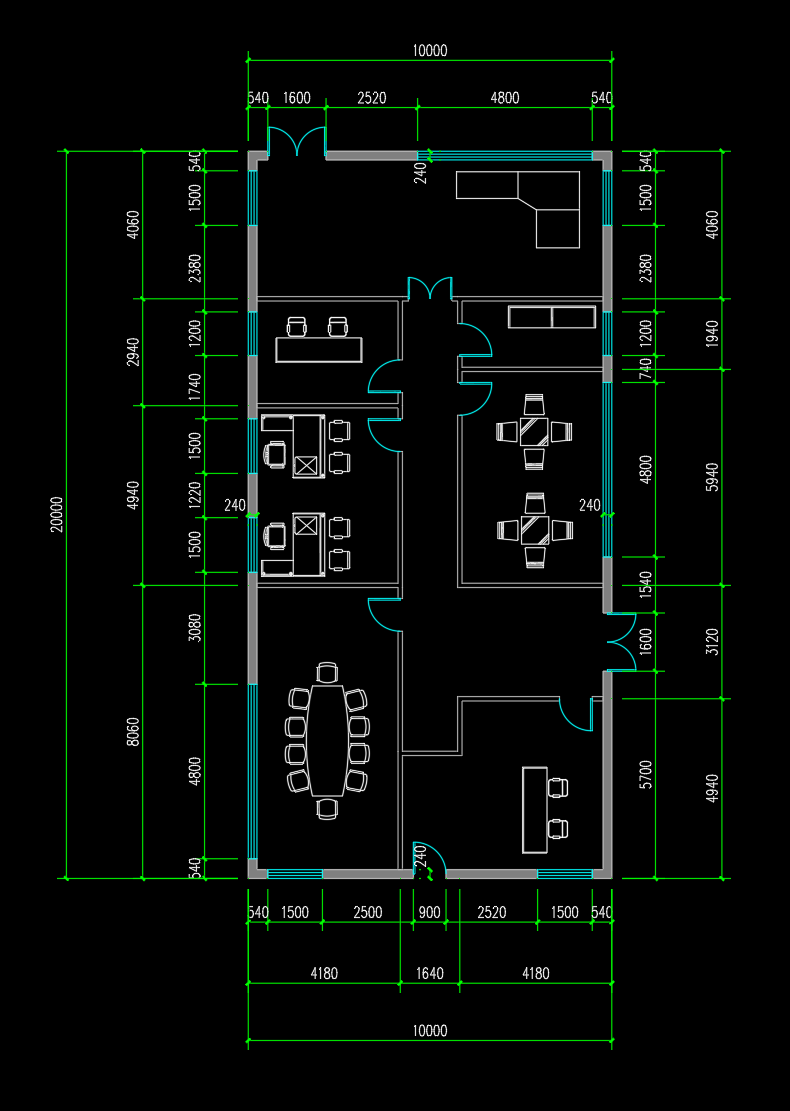
#> input picture AI_agent/logs/experiments/2026-09-14_plan_partition_setup/plan_only_input/1f_view.png, 790 x 1111 px, found by its file name
$ python audit_internal_doors.py
#> lines starting #> are read from the running program, lines starting #| are printed output that depends on the picture
### AI_agent/logs/experiments/2026-09-14_bim_agent_sm24_run17/implementation/scripts/tool_scripts/run_bim_agent.py
"""Small subscription-driven BIM experiment; no legacy flow or solver stages.

The model sees an explicit image inventory, an optional frozen user building
declaration, and the tools below. MCP owns file access and geometry execution;
the model has no shell/repository tools. This is an experimental entry point,
not a complete product orchestrator.
"""
from __future__ import annotations

import argparse
import hashlib
import html
import io
import json
import math
import os
from pathlib import Path
import shutil
import signal
import subprocess
import sys
import tempfile
import threading
import time

ROOT = Path(__file__).resolve().parents[2]
if str(ROOT) not in sys.path:
    sys.path.insert(0, str(ROOT))

from PIL import Image as PILImage, ImageDraw
from mcp.server.fastmcp import Image
from mcp.types import CallToolResult, TextContent


from scripts.tool_scripts.bim_agent_guidance import GUIDE, REFERENCES
from scripts.tool_scripts.bim_agent_inputs import freeze_building_input


def dump(path: Path, value):
    path.write_text(json.dumps(value, ensure_ascii=False, indent=2) + "\n")


def digest(path: Path):
    return hashlib.sha256(path.read_bytes()).hexdigest()


# [155 lines left out: functions _inclusive_runs, coordinate_grid_view, terminate_subscription, subscription, not called in this run]


DETAIL_MAX_TIMEOUT_SECONDS = 240
DETAIL_COMPLETION_RESERVE_SECONDS = 45
DETAIL_MIN_TIMEOUT_SECONDS = 15
DETAIL_OBSERVATION_LOCK = threading.Lock()


# [114 lines left out: functions prepare_detail_observation, review_detail_observation, cost_receipt_summary, not called in this run]


class Toolkit:
    # [17 lines left out: functions __init__, log, candidate_path, not called in this run]

    def remaining_seconds(self):
        deadline = self.manifest.get("deadline_epoch")
        return max(0, round(deadline - time.time())) if deadline else None

    # [1234 lines left out: functions delivery, build_plan, build, plan_view, image_path, _calibration_records and 18 more, not called in this run]


# [1 lines that do not run on import are left out]

### AI_agent/logs/experiments/2026-09-26_sm25_stability_setup/audit_internal_doors.py
"""Independent six-door original-pixel spot check; never admitted to generation."""
import argparse
import json
from pathlib import Path

from PIL import Image
from scipy.optimize import linear_sum_assignment
from shapely.geometry import LineString, Point, Polygon

from scripts.tool_scripts.run_bim_agent import digest, dump

HERE = Path(__file__).resolve().parent
ROOT = HERE.parents[3]
OUTPUT = HERE / 'internal_door_reference'
# Endpoints use a representative wall midline reviewed on the original crop.
# Seeds describe visible space on each side without assuming generated room IDs.
SAMPLES = [
    dict(id='f1_north', floor='F1', image='1f_view.png', crop=[450,410,600,540],
         p1=[529,492.5], p2=[565,492.5], seeds=[[600,420],[600,530]],
         subject='Northern middle room to corridor, single leaf'),
    dict(id='f1_east', floor='F1', image='1f_view.png', crop=[750,305,855,420],
         p1=[793,349], p2=[793,386], seeds=[[875,357],[760,357]],
         subject='Top small eastern room to corridor, single leaf'),
    dict(id='f1_south', floor='F1', image='1f_view.png', crop=[755,1015,905,1120],
         p1=[793,1053], p2=[866,1053], seeds=[[825,1150],[825,1020]],
         subject='Southwestern meeting room to corridor, double leaf'),
    dict(id='f2_west', floor='F2', image='2f_view.png', crop=[575,590,695,740],
         p1=[651,630], p2=[651,703], seeds=[[560,670],[695,670]],
         subject='Western elongated meeting room to corridor, double leaf'),
    dict(id='f2_north', floor='F2', image='2f_view.png', crop=[675,450,790,565],
         p1=[704,522], p2=[742,522], seeds=[[820,450],[720,550]],
         subject='Northeastern large room to corridor, single leaf'),
    dict(id='f2_south', floor='F2', image='2f_view.png', crop=[1180,1035,1290,1145],
         p1=[1217,1077.5], p2=[1255,1077.5], seeds=[[1290,1150],[1230,1040]],
         subject='Southeastern office to corridor, single leaf'),
]


def save_reference():
    original = ROOT / 'case_tests/e2e_tests/sm25-L_anchor/case_data'
    reference = dict(samples=SAMPLES, endpoint_tolerance_pixels=6, width_tolerance_pixels=6,
        image_sha256={n:digest(original/n) for n in {'1f_view.png','2f_view.png'}},
        basis='Developer original-image review; approximate representative wall midlines and visible jambs. Crop images are clean originals enlarged 3x.',
        scope='Six development-selected internal doors only, not all internal doors or completeness, heights, stairs or global corridor continuity.',
        isolation='Reference and evaluation are not supplied to the product model.',
        calibration_limit='Uses each generated floor plan calibration for reprojection; not an independent metric calibration test.')
    dump(OUTPUT/'reference.json',reference)
    for row in SAMPLES:
        box=row['crop']
        with Image.open(original/row['image']) as im:
#> im is the input picture: PIL image 790x1111 RGB; mean R, G, B 6.2, 10.7, 7.8
            im.crop(box).resize(((box[2]-box[0])*3,(box[3]-box[1])*3), Image.Resampling.NEAREST).save(OUTPUT/f"{row['id']}.png")
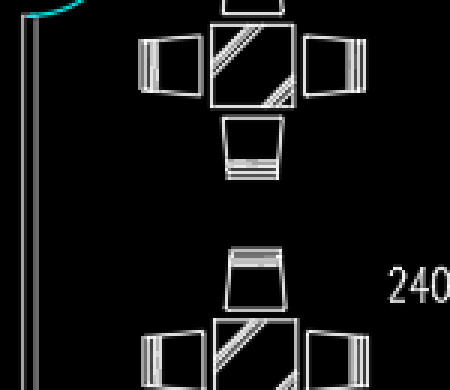
#> saved as f1_north.png: PIL image 450x390 RGB; mean R, G, B 19.4, 19.7, 19.7
    return reference


# [51 lines left out: function audit, not called in this run]


if __name__=='__main__':
    parser=argparse.ArgumentParser();parser.add_argument('run',type=Path,nargs='?')
    args=parser.parse_args();reference=save_reference()
#> after `reference = save_reference()`: reference = 8 items
    if args.run: audit(args.run.resolve(),reference)
